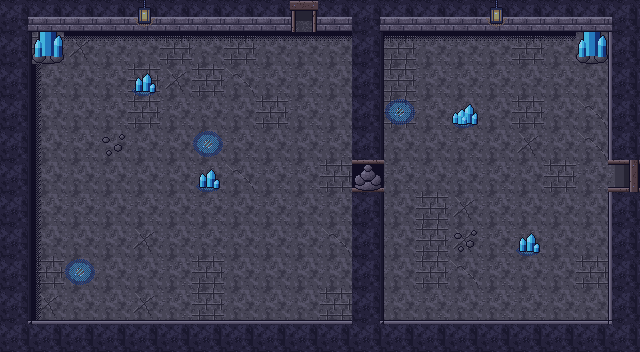

A level layout from a 2D game, rendered from its tile map. Below: a short description, then the map file with its tile-grid data intact:
An orthogonal 20x11 tile map with 32x32 px tiles, 4 tile layers (Sol, Decor, Murs, Dessus) and 10 objects (2x Sortie, 2x Spawn, 2x Torche, 2x Ennemi, Porte, ...).

<map version="1.10" tiledversion="1.12.2" orientation="orthogonal" renderorder="right-down" width="20" height="11" tilewidth="32" tileheight="32" infinite="0" nextlayerid="6" nextobjectid="11">
 <properties>
  <property name="carte_x" type="int" value="2" />
  <property name="carte_y" type="int" value="2" />
  <property name="etage" value="sous_sol" />
 </properties>
 <tileset firstgid="1" source="../tilesets/mine_sous_sol.tsx" />
 <layer id="1" name="Sol" width="20" height="11">
  <data encoding="csv">
1,2,5,2,1,3,1,1,2,1,3,1,3,1,1,1,1,1,2,2,
1,3,5,2,1,3,1,3,1,1,2,1,3,2,2,2,3,2,1,1,
3,2,1,2,3,5,3,4,2,2,1,1,3,2,2,2,1,2,1,1,
1,1,1,2,3,2,1,1,3,2,1,1,3,2,1,1,3,1,4,2,
1,1,2,1,1,1,1,2,1,1,2,3,1,1,2,1,5,1,4,2,
5,1,1,1,1,1,2,4,2,2,3,1,2,1,1,2,1,3,2,1,
2,2,2,1,2,1,2,1,2,1,2,2,1,3,5,2,1,1,1,3,
2,1,1,1,5,1,2,1,1,1,4,1,1,3,5,2,2,1,1,2,
2,3,1,1,1,2,3,1,1,1,1,1,1,3,4,2,1,1,3,2,
5,5,1,1,5,2,3,1,1,1,3,1,1,2,1,2,2,1,1,2,
1,1,5,2,1,3,4,1,1,1,3,2,1,1,1,1,2,1,1,3
</data>
 </layer>
 <layer id="2" name="Decor" width="20" height="11">
  <data encoding="csv">
0,0,0,0,0,0,0,0,0,0,0,0,0,0,0,0,0,0,0,0,
0,0,13,13,13,13,13,13,13,13,13,0,13,13,13,13,13,13,0,0,
0,14,0,0,129,0,0,0,0,0,0,0,0,0,0,0,0,0,0,0,
0,14,0,0,0,0,0,0,0,0,0,0,135,0,130,0,0,0,0,0,
0,14,0,80,0,0,135,0,0,0,0,0,0,0,0,0,0,0,0,0,
0,14,0,0,0,0,129,0,0,0,0,0,0,0,0,0,0,0,0,0,
0,14,0,0,0,0,0,0,0,0,0,0,0,0,0,0,0,0,0,0,
0,14,0,0,0,0,0,0,0,0,0,0,0,0,80,0,129,0,0,0,
0,14,135,0,0,0,0,0,0,0,0,0,0,0,0,0,0,0,0,0,
0,14,0,0,0,0,0,0,0,0,0,0,0,0,0,0,0,0,0,0,
0,0,0,0,0,0,0,0,0,0,0,0,0,0,0,0,0,0,0,0
</data>
 </layer>
 <layer id="3" name="Murs" width="20" height="11">
  <data encoding="csv">
21,17,17,17,17,17,17,17,17,41,17,21,17,17,17,17,17,17,17,22,
19,132,0,0,0,0,0,0,0,0,0,19,0,0,0,0,0,0,132,20,
19,0,0,0,0,0,0,0,0,0,0,19,0,0,0,0,0,0,0,20,
19,0,0,0,0,0,0,0,0,0,0,19,0,0,0,0,0,0,0,20,
19,0,0,0,0,0,0,0,0,0,0,19,0,0,0,0,0,0,0,20,
19,0,0,0,0,0,0,0,0,0,0,166,0,0,0,0,0,0,0,44,
19,0,0,0,0,0,0,0,0,0,0,19,0,0,0,0,0,0,0,20,
19,0,0,0,0,0,0,0,0,0,0,19,0,0,0,0,0,0,0,20,
19,0,0,0,0,0,0,0,0,0,0,19,0,0,0,0,0,0,0,20,
19,0,0,0,0,0,0,0,0,0,0,19,0,0,0,0,0,0,0,20,
23,18,18,18,18,18,18,18,18,18,18,23,18,18,18,18,18,18,18,24
</data>
 </layer>
 <objectgroup id="4" name="Objets">
  <object id="1" type="Sortie" x="288" y="0" width="32" height="32">
   <properties>
    <property name="cible_carte" value="res://scenes/rooms/donjon2_salle_11_room.tscn" />
    <property name="cible_spawn" value="depuis_sud" />
    <property name="godot_node_type" value="area" />
   </properties>
  </object>
  <object id="2" type="Sortie" x="608" y="160" width="32" height="32">
   <properties>
    <property name="cible_carte" value="res://scenes/rooms/donjon2_salle_13_room.tscn" />
    <property name="cible_spawn" value="depuis_ouest" />
    <property name="godot_node_type" value="area" />
   </properties>
  </object>
  <object id="3" type="Porte" x="608" y="160" width="32" height="32">
   <properties>
    <property name="id" value="donjon2_porte_09" />
    <property name="type" value="interrupteur" />
   </properties>
  </object>
  <object id="4" type="Spawn" x="304" y="80">
   <properties>
    <property name="id" value="depuis_nord" />
   </properties>
   <point />
  </object>
  <object id="5" type="Spawn" x="560" y="176">
   <properties>
    <property name="id" value="depuis_est" />
   </properties>
   <point />
  </object>
  <object id="6" type="Torche" x="432" y="176">
   <properties>
    <property name="id" value="donjon2_brasero_01" />
    <property name="etat" value="allumee" />
    <property name="permanente" type="bool" value="true" />
   </properties>
   <point />
  </object>
  <object id="7" type="Torche" x="496" y="176">
   <properties>
    <property name="id" value="donjon2_torche_01" />
    <property name="etat" value="eteinte" />
    <property name="permanente" type="bool" value="false" />
    <property name="duree" type="int" value="0" />
    <property name="cible" value="donjon2_porte_09" />
   </properties>
   <point />
  </object>
  <object id="8" type="Ennemi" x="112" y="240">
   <properties>
    <property name="type" value="caillou_rampant" />
    <property name="variante" value="normal" />
   </properties>
   <point />
  </object>
  <object id="9" type="Ennemi" x="528" y="272">
   <properties>
    <property name="type" value="caillou_rampant" />
    <property name="variante" value="normal" />
   </properties>
   <point />
  </object>
  <object id="10" type="MurFissure" x="352" y="160" width="32" height="32">
   <properties>
    <property name="id" value="donjon2_mur_07" />
    <property name="apparence" value="eboulis" />
   </properties>
  </object>
 </objectgroup>
 <layer id="5" name="Dessus" width="20" height="11">
  <data encoding="csv">
0,0,0,0,120,0,0,0,0,45,0,0,0,0,0,120,0,0,0,0,
0,0,0,0,0,0,0,0,0,0,0,0,0,0,0,0,0,0,0,0,
0,0,0,0,0,0,0,0,0,0,0,0,0,0,0,0,0,0,0,0,
0,0,0,0,0,0,0,0,0,0,0,0,0,0,0,0,0,0,0,0,
0,0,0,0,0,0,0,0,0,0,0,0,0,0,0,0,0,0,0,0,
0,0,0,0,0,0,0,0,0,0,0,0,0,0,0,0,0,0,0,48,
0,0,0,0,0,0,0,0,0,0,0,0,0,0,0,0,0,0,0,0,
0,0,0,0,0,0,0,0,0,0,0,0,0,0,0,0,0,0,0,0,
0,0,0,0,0,0,0,0,0,0,0,0,0,0,0,0,0,0,0,0,
0,0,0,0,0,0,0,0,0,0,0,0,0,0,0,0,0,0,0,0,
0,0,0,0,0,0,0,0,0,0,0,0,0,0,0,0,0,0,0,0
</data>
 </layer>
</map>
